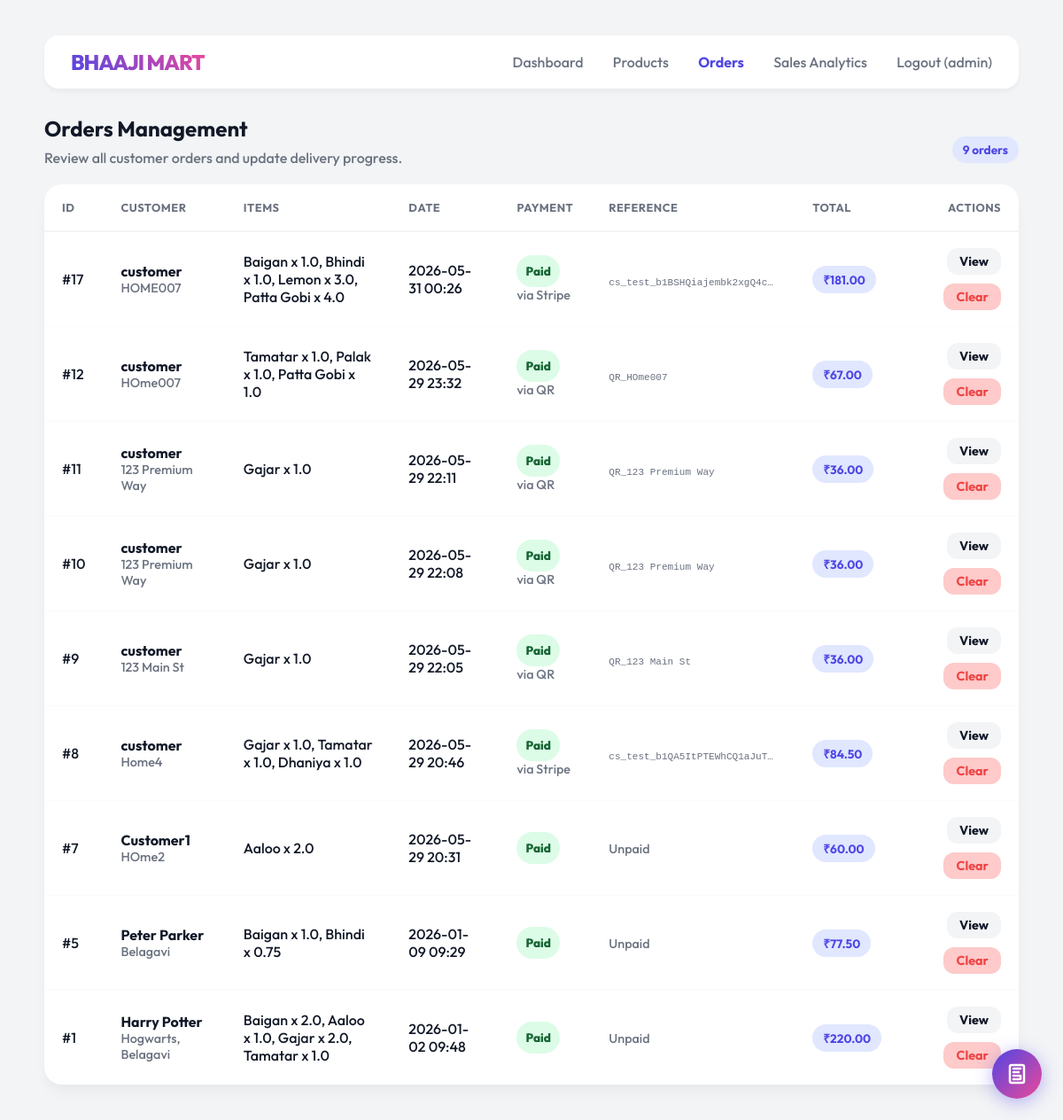
Page /admin/orders (signed in) on the earlier database version.
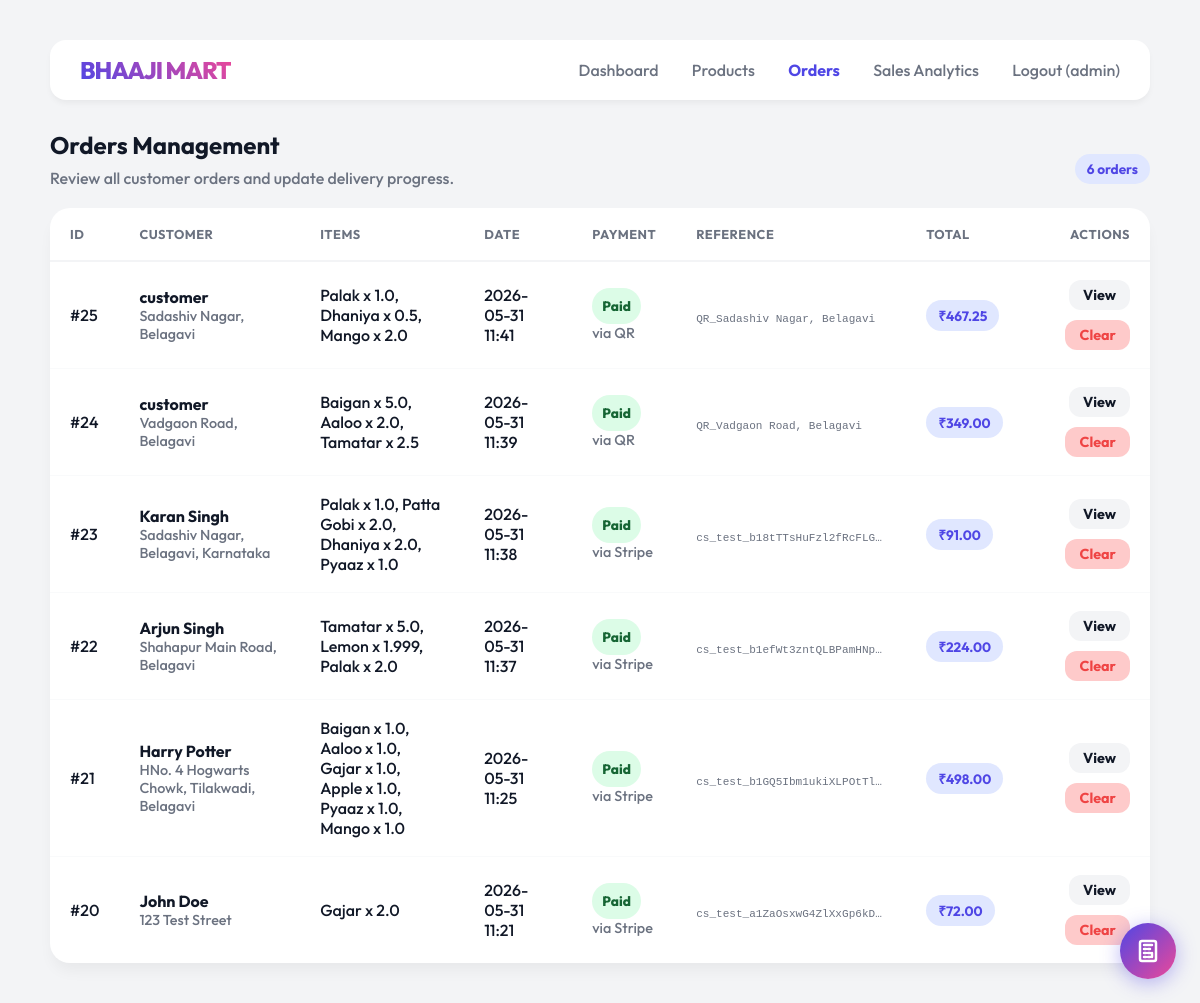
Same page on the later database version.
### tables this page shows
CREATE TABLE orders (
        order_id INTEGER PRIMARY KEY AUTOINCREMENT,
        customer_name TEXT,
        customer_address TEXT,
        order_date TEXT,
        total_amount REAL
    , user_id INTEGER REFERENCES users(id), payment_status TEXT DEFAULT 'Paid', order_status TEXT DEFAULT 'Pending', payment_id TEXT, payment_method TEXT);

### backend/app.py (the view)
@app.route("/admin/orders")
@admin_required
def admin_orders():
    orders = get_all_orders()
    return render_template("admin_orders.html", orders=orders)

### backend/app.py (called while the page is built)
@login_manager.user_loader
def load_user(user_id):
    conn = get_connection()
    user_data = conn.execute("SELECT * FROM users WHERE id = ?", (user_id,)).fetchone()
    conn.close()
    if user_data:
        return User(user_data['id'], user_data['username'], user_data['password_hash'], user_data['role'])
    return None

def admin_required(f):
    @wraps(f)
    @login_required
    def decorated_function(*args, **kwargs):
        if current_user.role != 'admin':
            return "403 Forbidden: Admins only", 403
        return f(*args, **kwargs)
    return decorated_function

@app.context_processor
def inject_cart_count():
    if current_user.is_authenticated and current_user.role == 'customer':
        return {"cart_count": get_cart_count(current_user.id)}
    return {"cart_count": 0}

### backend/db.py (called while the page is built)
def get_connection():
    conn = sqlite3.connect(DB_NAME)
    conn.row_factory = sqlite3.Row
    return conn

### templates/admin_orders.html (shortened to what this page needs)
{% extends "base.html" %}
{% block content %}
<div class="page-header flex-between">
    <div>
        <h2 class="page-title">Orders Management</h2>
        <p class="page-subtitle">Review all customer orders and update delivery progress.</p>
    </div>
    <span class="tag">{{ orders|length }} orders</span>
</div>
<div class="main-content inventory-panel">
    <div class="inventory-table-wrap">
        <table class="inventory-table">
            <thead>
                <tr>
                    <th>ID</th>
                    <th>Customer</th>
                    <th>Items</th>
                    <th>Date</th>
                    <th>Payment</th>
                    <th>Reference</th>
                    <th>Total</th>
                    <th class="text-right">Actions</th>
                </tr>
            </thead>
            <tbody>
                {% if orders %}
                {% for order in orders %}
                <tr>
                    <td>#{{ order.order_id }}</td>
                    <td>
                        <strong>{{ order.customer_name or order.account_username or "Customer" }}</strong>
                        <div class="muted-cell">{{ order.customer_address or "No address" }}</div>
                    </td>
                    <td style="max-width: 260px;">{{ order.items or "No items" }}</td>
                    <td>{{ order.order_date }}</td>
                    <td>
                        <span class="stock-pill {% if order.payment_status == 'Paid' %}stock-in{% else %}stock-pending{% endif %}">
                            {{ order.payment_status or "Pending" }}
                        </span>
                        {% if order.payment_method %}
                        <div class="muted-cell">via {{ order.payment_method }}</div>
                        {% endif %}
                    </td>
                    <td>
                        {% if order.payment_id %}
                        <span class="payment-reference">{{ order.payment_id }}</span>
                        {% else %}
                        <span class="muted-cell">Unpaid</span>
                        {% endif %}
                    </td>
                    <td><span class="tag price-tag">&#8377;{{ "%.2f"|format(order.total_amount or 0) }}</span></td>
                    <td class="text-right">
                        <div class="table-actions">
                            <a href="/order/{{ order.order_id }}" class="btn btn-small btn-muted">View</a>
                            <a href="/admin/orders/{{ order.order_id }}/cancel"
                               class="btn btn-small btn-danger"
                               onclick="return confirm('Clear this order?')">Clear</a>
                        </div>
                    </td>
                </tr>
                {% endfor %}
                {% endif %}
            </tbody>
        </table>
    </div>
</div>
{% endblock %}

Differences in the rows shown:
removed orders: order_id "17", customer_name "customer", customer_address "HOME007", items "Baigan x 1.0, Bhindi x 1.0, Lemon x 3.0, Patta Gobi x 4.0", order_date "2026-05-31 00:26", payment_status "Paid", payment_method "Stripe", payment_id "cs_test_b1BSHQiajembk2xgQ4c…", total_amount "181.00"
removed orders: order_id "12", customer_name "customer", customer_address "HOme007", items "Tamatar x 1.0, Palak x 1.0, Patta Gobi x 1.0", order_date "2026-05-29 23:32", payment_status "Paid", payment_method "QR", payment_id "QR_HOme007", total_amount "67.00"
removed orders: order_id "11", customer_name "customer", customer_address "123 Premium Way", items "Gajar x 1.0", order_date "2026-05-29 22:11", payment_status "Paid", payment_method "QR", payment_id "QR_123 Premium Way", total_amount "36.00"
removed orders: order_id "10", customer_name "customer", customer_address "123 Premium Way", items "Gajar x 1.0", order_date "2026-05-29 22:08", payment_status "Paid", payment_method "QR", payment_id "QR_123 Premium Way", total_amount "36.00"
removed orders: order_id "9", customer_name "customer", customer_address "123 Main St", items "Gajar x 1.0", order_date "2026-05-29 22:05", payment_status "Paid", payment_method "QR", payment_id "QR_123 Main St", total_amount "36.00"
removed orders: order_id "8", customer_name "customer", customer_address "Home4", items "Gajar x 1.0, Tamatar x 1.0, Dhaniya x 1.0", order_date "2026-05-29 20:46", payment_status "Paid", payment_method "Stripe", payment_id "cs_test_b1QA5ItPTEWhCQ1aJuT…", total_amount "84.50"
removed orders: order_id "7", customer_name "Customer1", customer_address "HOme2", items "Aaloo x 2.0", order_date "2026-05-29 20:31", payment_status "Paid", shows "Unpaid", total_amount "60.00"
removed orders: order_id "5", customer_name "Peter Parker", customer_address "Belagavi", items "Baigan x 1.0, Bhindi x 0.75", order_date "2026-01-09 09:29", payment_status "Paid", shows "Unpaid", total_amount "77.50"
removed orders: order_id "1", customer_name "Harry Potter", customer_address "Hogwarts, Belagavi", items "Baigan x 2.0, Aaloo x 1.0, Gajar x 2.0, Tamatar x 1.0", order_date "2026-01-02 09:48", payment_status "Paid", shows "Unpaid", total_amount "220.00"
added orders: order_id "25", customer_name "customer", customer_address "Sadashiv Nagar, Belagavi", items "Palak x 1.0, Dhaniya x 0.5, Mango x 2.0", order_date "2026-05-31 11:41", payment_status "Paid", payment_method "QR", payment_id "QR_Sadashiv Nagar, Belagavi", total_amount "467.25"
added orders: order_id "24", customer_name "customer", customer_address "Vadgaon Road, Belagavi", items "Baigan x 5.0, Aaloo x 2.0, Tamatar x 2.5", order_date "2026-05-31 11:39", payment_status "Paid", payment_method "QR", payment_id "QR_Vadgaon Road, Belagavi", total_amount "349.00"
added orders: order_id "23", customer_name "Karan Singh", customer_address "Sadashiv Nagar, Belagavi, Karnataka", items "Palak x 1.0, Patta Gobi x 2.0, Dhaniya x 2.0, Pyaaz x 1.0", order_date "2026-05-31 11:38", payment_status "Paid", payment_method "Stripe", payment_id "cs_test_b18tTTsHuFzl2fRcFLG…", total_amount "91.00"
added orders: order_id "22", customer_name "Arjun Singh", customer_address "Shahapur Main Road, Belagavi", items "Tamatar x 5.0, Lemon x 1.999, Palak x 2.0", order_date "2026-05-31 11:37", payment_status "Paid", payment_method "Stripe", payment_id "cs_test_b1efWt3zntQLBPamHNp…", total_amount "224.00"
added orders: order_id "21", customer_name "Harry Potter", customer_address "HNo. 4 Hogwarts Chowk, Tilakwadi, Belagavi", items "Baigan x 1.0, Aaloo x 1.0, Gajar x 1.0, Apple x 1.0, Pyaaz x 1.0, Mango x 1.0", order_date "2026-05-31 11:25", payment_status "Paid", payment_method "Stripe", payment_id "cs_test_b1GQ5Ibm1ukiXLPOtTl…", total_amount "498.00"
added orders: order_id "20", customer_name "John Doe", customer_address "123 Test Street", items "Gajar x 2.0", order_date "2026-05-31 11:21", payment_status "Paid", payment_method "Stripe", payment_id "cs_test_a1ZaOsxwG4ZlXxGp6kD…", total_amount "72.00"
Other differences:
{{ orders|length }}: "9" → "6"
